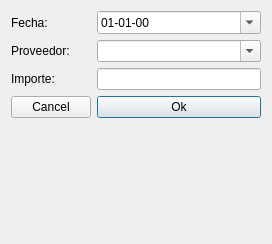
<?xml version="1.0" encoding="UTF-8"?>
<ui version="4.0">
 <class>historialPreciosDialog</class>
 <widget class="QDialog" name="historialPreciosDialog">
  <property name="geometry">
   <rect>
    <x>0</x>
    <y>0</y>
    <width>272</width>
    <height>244</height>
   </rect>
  </property>
  <property name="windowTitle">
   <string>Nuevo precio</string>
  </property>
  <layout class="QFormLayout" name="formLayout">
   <item row="0" column="0">
    <widget class="QLabel" name="label">
     <property name="text">
      <string>Fecha:</string>
     </property>
    </widget>
   </item>
   <item row="0" column="1">
    <widget class="QDateEdit" name="fechaDateEdit">
     <property name="displayFormat">
      <string>dd-MM-yy</string>
     </property>
     <property name="calendarPopup">
      <bool>true</bool>
     </property>
    </widget>
   </item>
   <item row="2" column="1">
    <widget class="QComboBox" name="proveedoresComboBox">
     <property name="editable">
      <bool>true</bool>
     </property>
    </widget>
   </item>
   <item row="2" column="0">
    <widget class="QLabel" name="label_2">
     <property name="text">
      <string>Proveedor:</string>
     </property>
    </widget>
   </item>
   <item row="5" column="0">
    <widget class="QLabel" name="label_3">
     <property name="text">
      <string>Importe:</string>
     </property>
    </widget>
   </item>
   <item row="5" column="1">
    <widget class="QLineEdit" name="importeLineEdit">
     <property name="alignment">
      <set>Qt::AlignRight|Qt::AlignTrailing|Qt::AlignVCenter</set>
     </property>
    </widget>
   </item>
   <item row="10" column="1">
    <widget class="QPushButton" name="okPushButton">
     <property name="text">
      <string>Ok</string>
     </property>
    </widget>
   </item>
   <item row="10" column="0">
    <widget class="QPushButton" name="cancelPushButton">
     <property name="text">
      <string>Cancel</string>
     </property>
    </widget>
   </item>
  </layout>
 </widget>
 <resources/>
 <connections/>
</ui>
